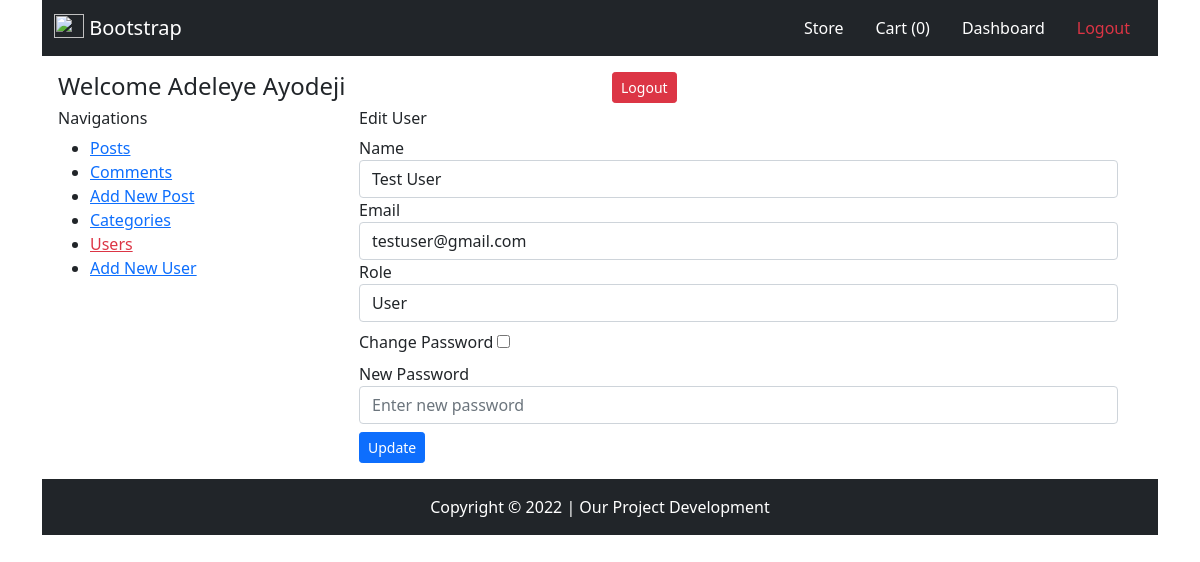
Screenshot of /edit-user.php?edit_user_id=9 (signed in) with the database file from the repository.
### tables this page shows
CREATE TABLE IF NOT EXISTS `users` (
  `id` int(11) NOT NULL AUTO_INCREMENT,
  `name` varchar(1000) DEFAULT NULL,
  `email` varchar(1000) DEFAULT NULL,
  `password` varchar(1000) DEFAULT NULL,
  `role` varchar(1000) NOT NULL DEFAULT 'user',
  `timestamp` timestamp NOT NULL DEFAULT CURRENT_TIMESTAMP,
  PRIMARY KEY (`id`)
);

### edit-user.php (the view, shortened to what this page needs)
<?php
require "inc/header.php";
?>
<div class="container">
    <?php
require './pages/header-home.php';
include "inc/process.php";
if(isset($_GET["edit_user_id"]) && !empty($_GET["edit_user_id"])){
    $edit_user_id = $_GET["edit_user_id"];
    $SQL = "SELECT * FROM users WHERE id = '$edit_user_id'";
    $query = mysqli_query($connection, $SQL);
    $result = mysqli_fetch_assoc($query);
}else{
    header("location: users.php");
}
?>
    <div class="container p-3">
        <div class="row">
            <div class="col-12">
                <div class="row">
                    <div class="col-6">
                        <h4>Welcome <?php echo $_SESSION["user"]["name"]; ?></h4>
                    </div>
                    <div class="col-6">
                        <a href="logout.php" class="btn btn-sm btn-danger">Logout</a>
                    </div>
                </div>
            </div>
            <div class="col-3">
                <h6>Navigations</h6>
                <ul>
                    <li>
                        <a href="posts.php">Posts</a>
                    </li>
                    <li>
                        <a href="comments.php">Comments</a>
                    </li>
                    <li>
                        <a href="new-post.php">Add New Post</a>
                    </li>
                    <li>
                        <a href="category.php">Categories</a>
                    </li>
                    <li>
                        <a href="users.php" class="text-danger">Users</a>
                    </li>
                    <li>
                        <a href="new-user.php">Add New User</a>
                    </li>
                </ul>
            </div>
            <div class="col-9">
                <div class="container">
                    <h6>Edit User</h6>
                    <form action="" method="POST" autocomplete="FALSE">
                        <div class="form-group">
                            <label for="">Name</label>
                            <input type="text" value="<?php echo $result["name"] ?>" name="name"
                                placeholder="Enter new name" class="form-control" id="">
                        </div>
                        <div class="form-group">
                            <label for="">Email</label>
                            <input type="email" value="<?php echo $result["email"] ?>" name="email"
                                placeholder="Enter new email" class="form-control" id="">
                        </div>
                        <div class="form-group">
                            <label for="">Role</label>
                            <select name="role" class="form-control" id="">
                                <option value="user" <?php echo $result["role"] == "user" ? 'selected' : ''?>>User
                                </option>
                            </select>
                        </div>
                        <div class="form-group my-2">
                            <label for="">Change Password</label>
                            <input type="checkbox" name="change_password" id="">
                        </div>
                        <div class="form-group">
                            <label for="">New Password</label>
                            <input type="password" name="password" placeholder="Enter new password" class="form-control"
                                id="">
                        </div>
                        <div class="form-group">
                            <button type="submit" class="btn btn-sm btn-primary mt-2" name="edit_user">Update</button>
                        </div>
                    </form>
                </div>
            </div>
        </div>
    </div>
    <?php
require './pages/footer-home.php';
?>
</div>
<?php
require "inc/footer.php";
?>

### rows the page displays
users: name "Test User", email "testuser@gmail.com", role "User"

### other values shown
$_SESSION["user"]["name"] "Adeleye Ayodeji"
